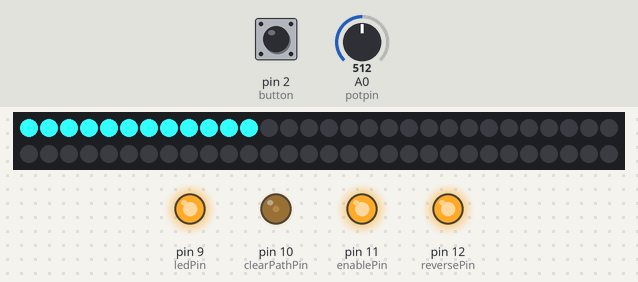
Bench run of a sketch on a simulated Arduino Uno, built with avr-gcc and run on an emulated ATmega328P. Shown: 60 RGB LEDs in strip order, left to right, continuing on the next row, output pins drawn as LEDs (lit = HIGH). Inputs (shaded band) come from the test bench; at power-on: pin 2 (button) HIGH, A0 (potpin) = 512. Dim RGB values are drawn brighter than linear; what the sketch prints to the serial monitor is not drawn.

Above: at 1.2 s.
1.3 s: pin 2 (button) pulled LOW for 1 s
At 2.61 s:
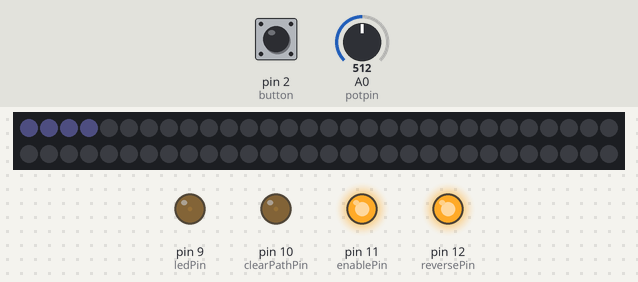
4.2 s: pin 2 (button) pulled LOW for 0.15 s
At 4.93 s:
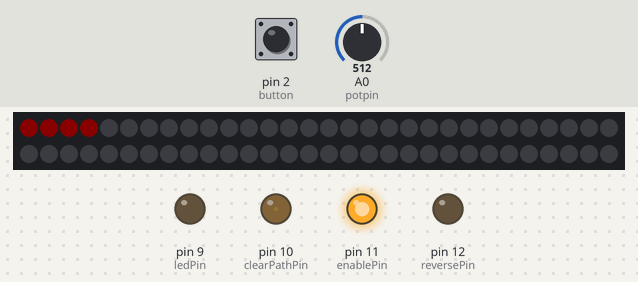
6.4 s: A0 (potpin) set to 645
9.4 s: A0 (potpin) set to 667
At 9.9 s:
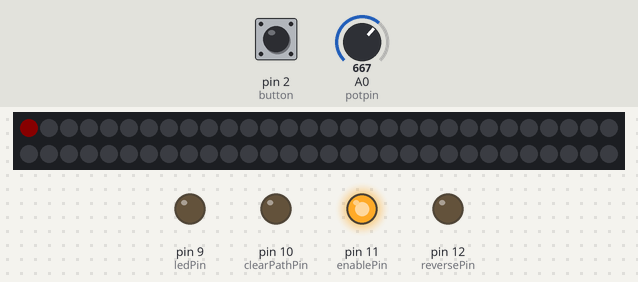
11.0 s: pin 2 (button) pulled LOW for 3.2 s
At 12.7 s:
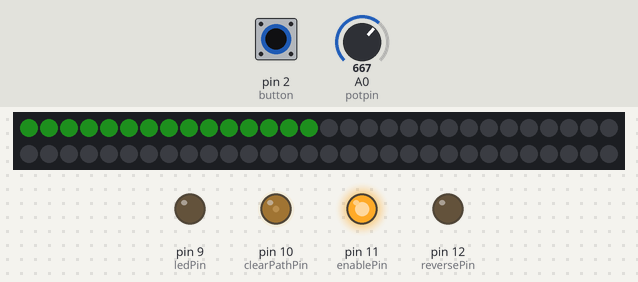
15.7 s: A0 (potpin) set to 1023
At 17.4 s:
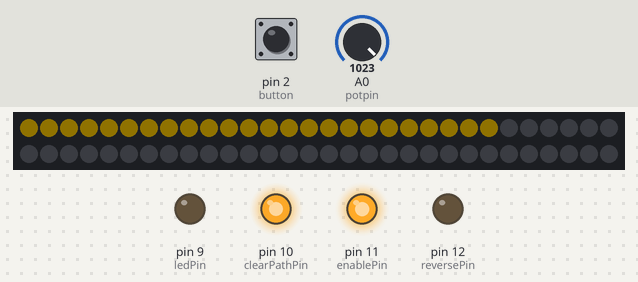
Timing chart, 0 to 18.7 s (numbered marks = the images above; inputs shaded):
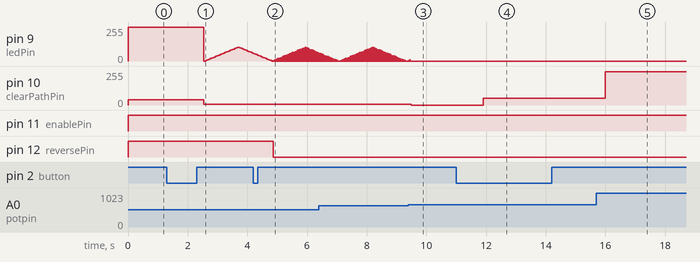

The sketch:

powerWrapper.ino
```cpp
//Power Wrapper Controller
//Brent Kinser
//brentkinser@icloud.com
//August 2017
#include <OneButton.h>
#include <Adafruit_NeoPixel.h>
#include <math.h>   // for breathe routine
#define PIN 6

const int ledPin =  9;  // Led on key and power switch.
int brightness = 0;    // how bright the LED is
int fadeAmount = 5;

unsigned long previousMillis = 0;
long interval = 1000;

int reverseState = LOW;

// const int keyPin = 2;
OneButton button(2, true);

boolean rotation = false;
boolean dryMode = false;
int potpin = 14;  // analog pin used to connect the potentiometer
const int reversePin = 12;       // White Wire in ClearPath Cable
const int clearPathPin = 10;    // Black Wire in ClearPath Cable
const int enablePin = 11;       // Blue Wire in ClearPath Cable
int val;    // variable to read the value from the analog pin
int throttle=0;  //mapped value derived from val
int turboCut=80;  //End of the Pedal span;  point at which turbo kicks in
int drySpeed=4;
int light = 0;

// http://web-tech.ga-usa.com/2012/05/creating-a-custom-hot-to-cold-temperature-color-gradient-for-use-with-rrdtool/
// 255,14,240    hot pink
// 255,0,112      medium pink
// 255,0,0           red
// 255,120,0       orange
// 255,255,0       yellow
//0,255,16          green
//0,255,244        teal blue
//0,116,255        light blue
//5,0,255            dark blue

int r[] = {  0,  0, 51,153,255,255,204,204,255,255,153, 51,204,153,102, 51,  0,  0,  0,  0, 51,102,153,204,255};
int g[] = {  0,  0, 51,153,204,153,102,204,255,255,255,255,255,255,255,255,255,204,204,255,255,255,255,255,204};
int b[] = {204,204,255,255,153, 51,  0,  0, 51,153,255,255,204,153,102, 51,  0,  0,204,255,255,255,255,255,259};

int rr[] = {153,153,204,255,255,255,255,255,255,255,255,204,153,102, 51,  0,  0,  0,  0, 51,102,153,204,255,255};
int gg[] = {  0,  0,  0,  0, 51,153,204,255,255,255,255,255,255,255,255,255,204,204,255,255,255,255,255,204,153};
int bb[] = {  0,  0,  0,  0, 51,153,204,204,153,102, 51,204,153,102, 51,  0,  0,204,255,255,255,255,255,259,204};

Adafruit_NeoPixel strip = Adafruit_NeoPixel(60, PIN, NEO_GRB + NEO_KHZ800);

void setup() {
  pinMode(reversePin, OUTPUT);
  pinMode(enablePin, OUTPUT);
  pinMode(ledPin, OUTPUT);
  Serial.begin(9600);
  Serial.print("Serial comms initialized \n\n");
  strip.begin();
  strip.show(); // Initialize all pixels to 'off'

  //pinMode(keyPin, INPUT);
  button.attachClick(singleclick);
  button.attachDoubleClick(doubleclick);   // This function will be called when the button was pressed 2 times in a short timeframe.
  button.attachLongPressStart(longpress);  // This function will be called once, when the button is pressed for a long time.
}

void speedometer(uint32_t c, uint8_t wait) {
        for (int i=0;i<24; i++) {                            // 9 is the number of pixels in the ring
          if (light>=i)  {
            delay(10);
            strip.setPixelColor(i, c);
          }
          else {
            strip.setPixelColor(i, 0);
          }
        }
      strip.show();
}

void breathe() {            //  LIGHT BREATHING FUNCTION
  // set the brightness of pin 9:
  analogWrite(ledPin, brightness);

  // change the brightness for next time through the loop:
  brightness = brightness + fadeAmount;

  // reverse the direction of the fading at the ends of the fade:
  if (brightness <= 0 || brightness >= 105) {
    fadeAmount = -fadeAmount;
  }
  // wait for 30 milliseconds to see the dimming effect
  strip.setBrightness(brightness);
}


void setRotation(){                                 // HANDLES THE DIFFERENT ROTATION MODES

    if (rotation == false) {         //  FORWARED ROTATION DIRECTION
       digitalWrite(reversePin, HIGH);
       speedometer(strip.Color(r[light], g[light], b[light]), 5); //  paint speedometer with FORWARD rotation color set
       analogWrite(ledPin, 255);   // Led Lights OFF
    }
    else {
       digitalWrite(reversePin, LOW);   //  REVERSE ROTATION DIRECTION
       analogWrite(ledPin, 0);   // Led Lights ON
       speedometer(strip.Color(rr[light], gg[light], bb[light]), 5); //  paint speedometer with REVERSE rotation color set
    }
}
void singleclick() {
  rotation = !rotation;                                        //   SWITCH THE ROTATION DIRECTION
} //                    singleclick: reverses rotation

void doubleclick() {
    if (drySpeed>23){
    drySpeed=1;
  }
  else{
    drySpeed++;
  }
} //                    doubleclick: increases dry speed

void longpress() {
dryMode = !dryMode;
} //                    longpress: toggles drying mode

void loop() {
  button.tick();  // keep watching the push button:
  digitalWrite(enablePin,HIGH);
  val = analogRead(potpin);            // reads the value of the potentiometer (value between 0 and 1023)
  throttle = map(val, 0, 1023, 0, turboCut);     // scale it to use it with the servo (value between 0 and 180)
  setRotation();

  //  DRY MODE LOGIC
  if (dryMode == false){             // NORMAL PEDAL DRIVEN WRAPPING MODE IS ACTIVE
         analogWrite(clearPathPin, throttle);
         if (throttle < turboCut - 10);{
            light = map(throttle, 0, turboCut, 0, 23);    // determines the number of lights to energize
         }
         if (throttle > turboCut - 10){
            analogWrite(clearPathPin, 250);
         }
  }
  else{                             //  DRYING MODE IS ACTIVE
         if (throttle <= 50){                       // PEDAL IS NOT TOUCHED;  DRYING MODE IS GOOD TO GO
          analogWrite(clearPathPin, drySpeed);   // remember if you change drySpeeds max, then this must be changed
          light=map(drySpeed,1,24,0,23) ;
          breathe();
         }
         else{                                 // PEDAL HAS BEEN STOMPED ON;   STOP DRYING
          analogWrite(clearPathPin, 0);
          light=0;
          analogWrite(ledPin, 0);
         }
  }

  delay(10);                           // PROGRAM DELAY


}
```

Measured:
- after the input at 1.3 s, pin 10 (clearPathPin): 40/255 → 4/255 after 1.2 s; the LEDs: change after 1.3 s (image 1)
- after the input at 4.2 s, pin 12 (reversePin): HIGH → LOW after 0.67 s
- after the input at 9.4 s, pin 9 (ledPin): goes on until 9.5 s, then stays 0/255; pin 10 (clearPathPin): 4/255 → 0/255 after 0.10 s
- after the input at 11.0 s, pin 10 (clearPathPin): 0/255 → 52/255 after 0.91 s; the LEDs: change after 1.1 s (image 4)
- after the input at 15.7 s, pin 10 (clearPathPin): 52/255 → 250/255 after 0.30 s; the LEDs: change after 0.55 s (image 5)
